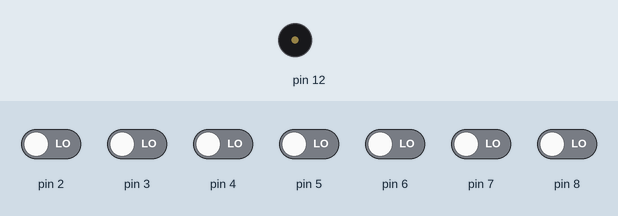
A sketch run on a simulated Arduino Uno, built with avr-gcc and run on an emulated ATmega328P. On the bench: buzzer (waves = sounding). The inputs (shaded band) are chosen by the test bench; at power-on: pin 2–8 LOW.

Above: at 1.2 s.
1.3 s: pin 2 driven HIGH
At 1.7 s:
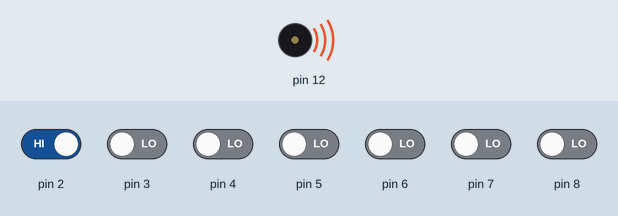
Timing chart, 0 to 4.3 s (numbered marks = the images above; inputs shaded):
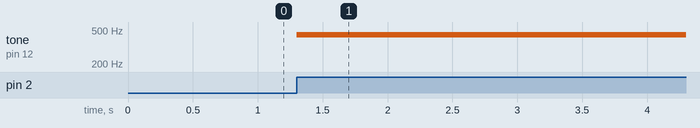

The sketch:

multi-tone-keyboard.ino
```cpp
const int feng=2;

void setup() {
  // put your setup code here, to run once:
 pinMode(2,INPUT);
  pinMode(3,INPUT);
   pinMode(4,INPUT);
    pinMode(5,INPUT);
     pinMode(6,INPUT);
      pinMode(7,INPUT);
       pinMode(8,INPUT);
        pinMode(12,OUTPUT);
}

void loop() {
  // put your main code here, to run repeatedly:

if(digitalRead(2)==HIGH){
  tone(12,441,10);
 }
 else
 {
  digitalWrite(12,LOW);
  }
     if(digitalRead(3)==HIGH){
     tone(12,495,10);
    }
    else
    {
     digitalWrite(12,LOW);
     }
    if(digitalRead(4)==HIGH){
  tone(12,262,10);
 }
 else
 {
  digitalWrite(12,LOW);
  }
     if(digitalRead(5)==HIGH){
  tone(12,294,10);
 }
 else
 {
  digitalWrite(12,LOW);
  }
  if(digitalRead(6)==HIGH){
  tone(12,330,10);
 }
 else
 {
  digitalWrite(12,LOW);
  }
  if(digitalRead(7)==HIGH){
  tone(12,353,10);
 }
 else
 {
  digitalWrite(12,LOW);
  }
  if(digitalRead(8)==HIGH){
  tone(12,393,10);
 }
 else
 {
  digitalWrite(12,LOW);
  }
}
```

Measured:
- after the input at 1.3 s, tone on pin 12: silent → 441 Hz at once
